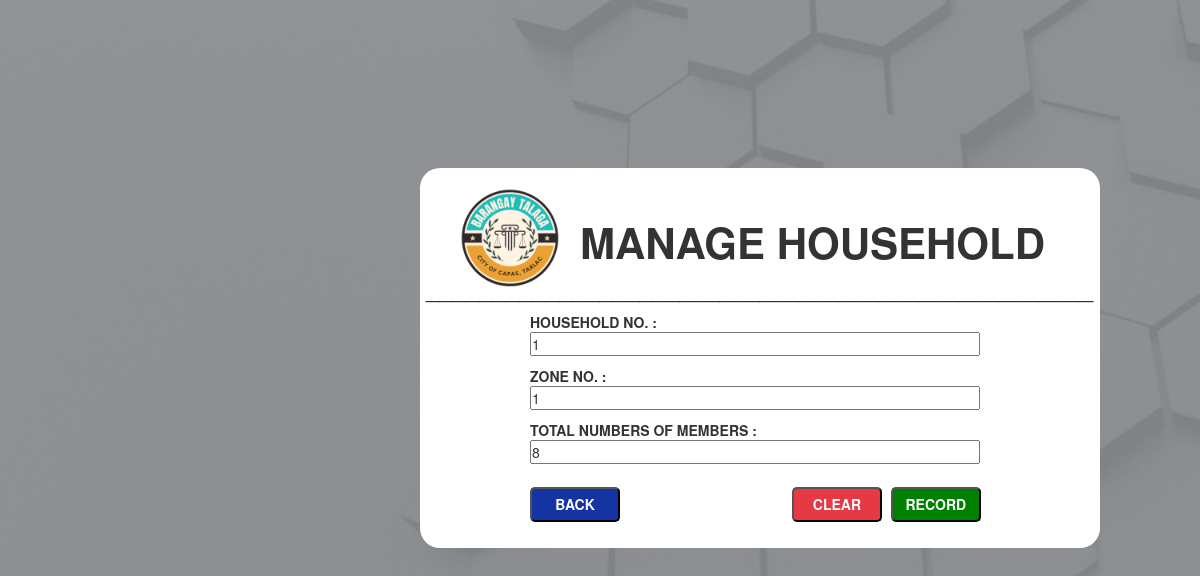
The page /admin/updateform_household.php?id=1&householdno=1&zone=1&totalmem=8 on the database its author committed.
### tables this page shows
CREATE TABLE `household` (
  `id` int(11) NOT NULL,
  `householdno` int(11) NOT NULL,
  `zone` varchar(11) NOT NULL,
  `totalmem` int(2) NOT NULL,
  `status` varchar(11) NOT NULL
);

### admin/updateform_household.php (the view, shortened to what this page needs)
<?php
$link = mysqli_connect("localhost", "root", "", "barangaydb");
$id = $_REQUEST['id'];
  $sql = "SELECT * FROM household WHERE id=$id";
    if ($result = mysqli_query($link, $sql))
    {
        $row = mysqli_fetch_array($result);
        $N = $row['householdno'];
        $U = $row['zone'];
        $P = $row['totalmem'];
    }
?>
<!DOCTYPE html>
<html>
    <head>
        <link rel="stylesheet" href="../css/house.css">
        <link rel="stylesheet" href="https://maxcdn.bootstrapcdn.com/bootstrap/3.4.1/css/bootstrap.min.css">
</head>
<body style = "background-image: url(../images/main.png); background-repeat: no-repeat; background-size: cover;" >
	<form class= "form" action = "update_household.php" method = "POST">
          <img src="../images/logo.png" style="height: 100px; width: 100px; margin-top: 20px; margin-left: 40px;">
          <h1 style="margin-left: 160px; margin-top: -69px; font-size: 42px; font-weight: bolder;">MANAGE HOUSEHOLD</h1>
         <h3 style="margin-top:10px; margin-left: 6px;">__________________________________________________</h3>
          <p style="margin-bottom: 0px; font-weight: bolder; margin-left: 110px;">HOUSEHOLD NO. : </p>
          <input type="text" class="name" style="width: 450px; margin-bottom: 10px; margin-left: 110px;" name="household" value="<?php echo $N; ?>" autocomplete ="off">
          <p style="margin-bottom: 0px; font-weight: bolder; margin-left: 110px;">ZONE NO. : </p>
          <input type="text" class="username" style="width: 450px; margin-bottom: 10px; margin-left: 110px;" name="zone" value="<?php echo $U; ?>" autocomplete ="off">
          <p style="margin-bottom: 0px; font-weight: bolder; margin-left: 110px;">TOTAL NUMBERS OF MEMBERS : </p>
          <input type="text" class="number" style="width: 450px; margin-bottom: 10px; margin-left: 110px;" name="total" value="<?php echo $P; ?>" autocomplete ="off">
          <div class="buttons" style="margin-left: -125px;">
          	<a href="household.php"><input type="button" class="cancel" value="BACK" style="margin-left: 235px;" ></a>
            <input type="reset" class="clear" value="CLEAR" style="margin-left: 90px;">
            <input type="submit" class="add" value="RECORD">
          </div>
        </form>
</body>
</html>

### css/house.css (style rules this page uses)
body { font-family: 'Roboto', sans-serif; }
* { margin: 0; padding: 0; list-style: none; text-decoration: none; }
img { width: 100px; margin-left: 70px; }
.form { background-color: white; height: 380px; width: 680px; margin-left: 420px; margin-top: 168px; border-radius: 20px; }
h1 { margin-top: -10px; color: black; margin-left: 20px; }
.clear { background-color: #e63946; font-weight: bolder; border-radius: 5px; color: #fff; height: 35px; width: 90px; margin-top: 13px; }
.add { background-color: #008000; margin-left: 5px; font-weight: bolder; border-radius: 5px; color: #fff; height: 35px; width: 90px; margin-top: 13px; }
.cancel { background-color: #1434A4; font-weight: bolder; border-radius: 5px; color: #fff; height: 35px; width: 90px; margin-top: 13px; margin-right: 78px; }

### rows shown on the page
household: household "1", zone "1", total "8"
